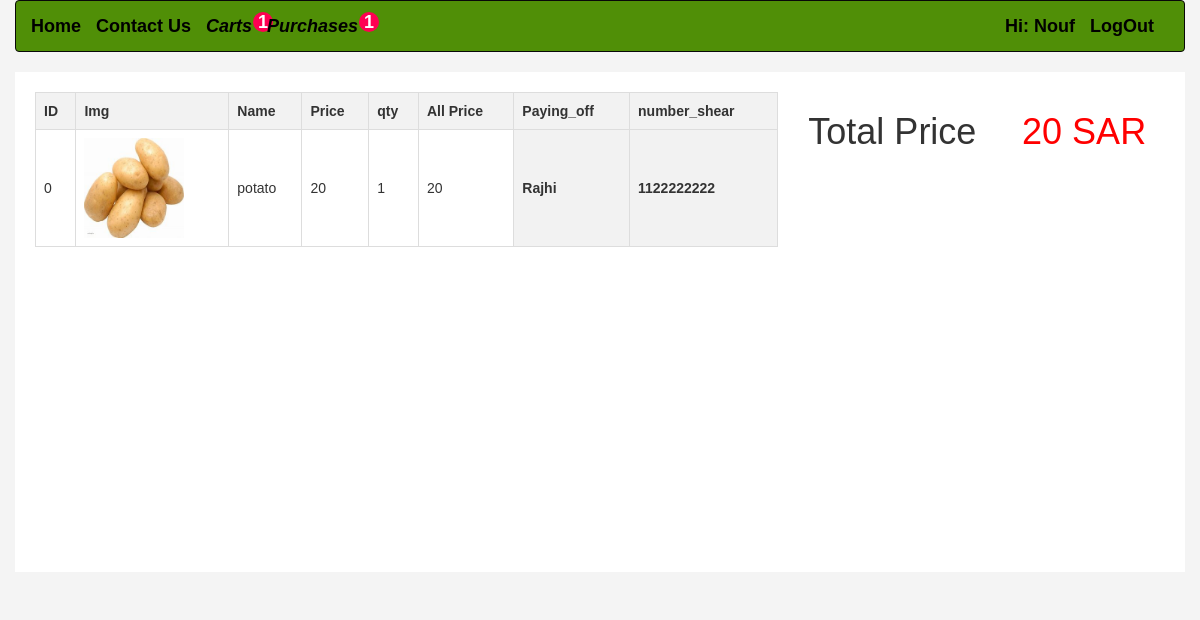
/purchases.php (signed in), run on the app's committed database.
### tables this page shows
CREATE TABLE `requst` (
  `id_requst` int(11) NOT NULL,
  `id_user` int(11) NOT NULL,
  `id_product` int(11) NOT NULL,
  `price` int(10) NOT NULL,
  `qty_requst` int(10) NOT NULL,
  `total_price` int(11) NOT NULL,
  `number_shear` int(10) NOT NULL,
  `Paying_off` varchar(255) NOT NULL
);

CREATE TABLE `product` (
  `ID_Item` int(11) NOT NULL,
  `name` varchar(255) NOT NULL,
  `Price` varchar(255) NOT NULL,
  `qty` int(10) NOT NULL,
  `img_path` varchar(255) NOT NULL,
  `Description` text NOT NULL,
  `Catogry_id` int(11) NOT NULL
);

### inc/function/function.php (called while the page is built, shortened)
<?php
function GetProductOfPurchases($value)
{
    global $con;
    $statement = $con->prepare("SELECT requst.*,product.* FROM requst INNER JOIN product ON requst.id_product=product.ID_Item WHERE requst.id_user=$value");
    $statement->execute(array());
    $count =  $statement->fetchAll();
    return $count;
}
function CheckItem( $from , $where , $value)
{
    global $con;
    $statement = $con->prepare("SELECT * FROM  $from WHERE $where  = ? ");
    $statement->execute(array($value));
    $count =  $statement->rowCount();
    return $count;
}

### purchases.php (the view)
<?php
    include 'inc/templete/header.php';
    $products = GetProductOfPurchases( $_SESSION["userid_normal"] );
?>
    <div class="container">
        <div class="row">
            <div class="col-sm-8">
            <table id="product-table">
            <tr>
                <th>ID</th>
                <th>Img</th>
                <th>Name</th>
                <th>Price</th>
                <th>qty</th>
                <th>All Price</th>
                <th> Paying_off</th>
                <th>number_shear </th>
            </tr>
            <?php $all_price = 0;$cun=0;
                foreach(  $products as   $product){
                    $all_price +=$product['total_price'];
            ?>
            <tr>
                <td><?php echo $cun++; ?></td>
                <td><img src="img/<?php echo $product['img_path']; ?>" alt="pineapple" style="    width: 100px;height: 100px;" ></td>
                <td><?php echo  $product['name']; ?></td>
                <td><?php echo  $product['Price']; ?></td>
                <td><?php echo  $product['qty_requst']; ?></td>
                <td><?php echo $product['total_price'] ; ?></td>
                <th><?php echo  $product['Paying_off']; ?></th>
                <th> <?php echo  $product['number_shear']; ?></th>
            </tr>
            <?php } ?>
        </table>
            </div>
            <div class="col-sm-4">
                <h1>Total Price <span style="margin-left: 10%;color: red;"><?php echo  $all_price; ?> SAR</span></h1>
            </div>
        </div>
    </div>
</body>
</html>

### inc/templete/header.php (shortened to what this page needs)
<?php
include "conect.php";
include 'inc/function/function.php';
if(isset($_SESSION["userid_normal"])){
    if(isset($_SESSION["userid_normal"])){ $id = $_SESSION["userid_normal"];}
    $stmt = $con->prepare("SELECT * FROM `admin` WHERE Admin_ID =?");
    $stmt->execute(array($id));
    $rows =$stmt->fetch();
}else{
    header("location:LogInUser.php");
}
?>
<!DOCTYPE html>
<html lang="en">
<head>
    <link href="layout/css/bootstrap.css" rel="stylesheet"  />
    <link rel="stylesheet" href="layout/css/styling.css" />
</head>
<body>
<div class="container-fluid">
<nav class="navbar navbar-default navbar-inverse">
  <div class="container-fluid">
  <div class="navbar-header" style="float:left;">
        <a class="navbar-brand" href="index.php">Home</a>
        <a class="navbar-brand" href="ContactUs.php">Contact Us</a>
        <?php
            $countsOfCart = CheckItem( 'cart' , 'id_user' , $_SESSION["userid_normal"]);
            $countsOfPurchases = CheckItem( 'requst' , 'id_user' , $_SESSION["userid_normal"]);
        ?>
        <a class="navbar-brand" href="cart.php" style="position: relative;"><i class="fa fa-shopping-cart">Carts</i>
            <p style="position: absolute;top: 11px;left: inherit;right: -6px;width: 20px;height: 20px;background: #ff0052;color: white;border-radius: 50%;font-weight: bold;text-align: center;"><?php echo $countsOfCart; ?></p>
        </a>
        <a class="navbar-brand" href="purchases.php" style="position: relative;"><i class="fa fa-shopping-cart">Purchases</i>
            <p style="position: absolute;top: 11px;left: inherit;right: -6px;width: 20px;height: 20px;background: #ff0052;color: white;border-radius: 50%;font-weight: bold;text-align: center;"><?php echo $countsOfPurchases; ?></p>
        </a>
    </div>
    <div class="navbar-header" style="float: right;">
        <span class="navbar-brand">Hi: <?php if(!empty($id)){echo $rows['Name']; } ?></span>
        <?php if(!empty($id)){
            echo '<a class="navbar-brand" href="logout.php">LogOut</a>';
        }else{
            echo '<a class="navbar-brand" href="LogInUser.php">Sign in</a>';
        }
         ?>
    </div>
  </div>
</nav>

### inc/templete/header.php (style rules this page uses)
body { font-family: Arial, sans-serif; margin: 0; padding: 0; background-color: #f4f4f4; }
.container { width: 100%; min-height: 500px; margin: 20px auto; background-color: #fff; padding: 20px; }
table { width: 100%; border-collapse: collapse; }
table, th, td { border: 1px solid #ddd; padding: 8px; }
th { background-color: #f2f2f2; }

### data on the page
requst: id_product.img_path (picture), id_product.name "potato", id_product.Price "20", qty_requst "1", total_price "20", Paying_off "Rajhi", number_shear "1122222222"

### other printed values
$countsOfCart "1"
$countsOfPurchases "1"
$rows['Name'] "Nouf"
$all_price "20"
